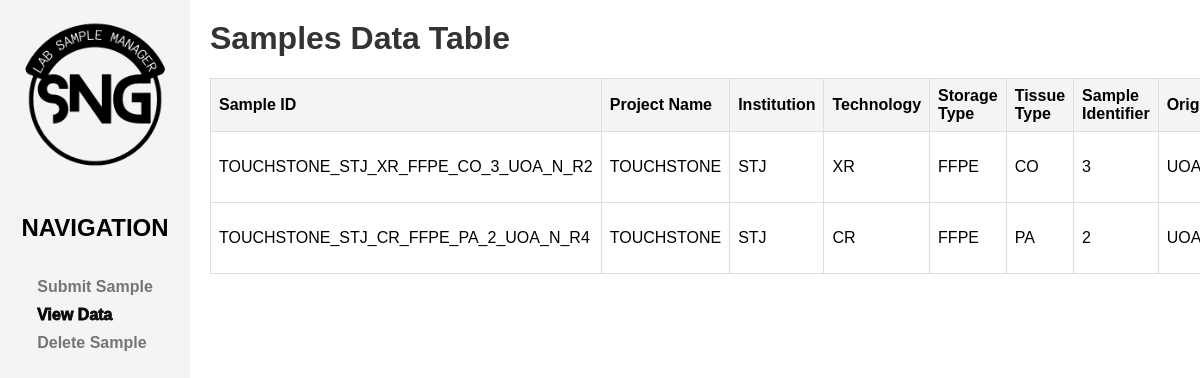
/data/, run on an earlier commit of the app's database.
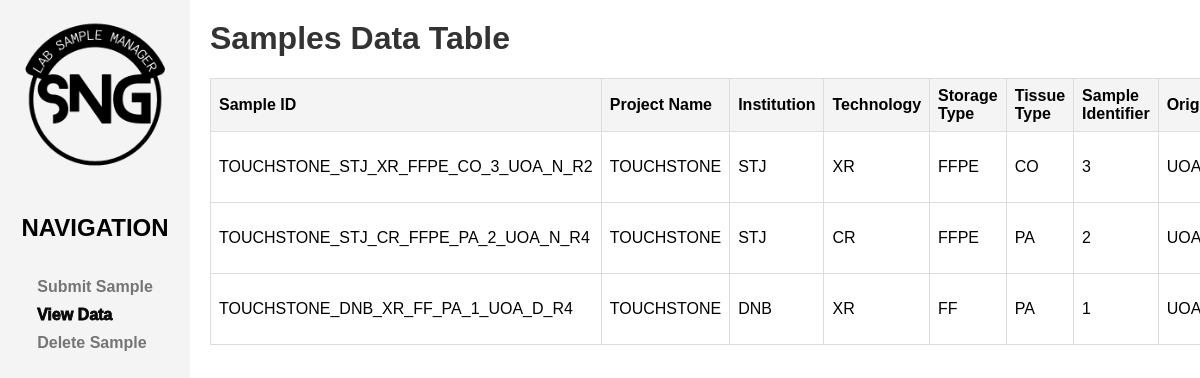
And on a later commit of the database.
### SampleNameGen/models.py (models this page shows, shortened)
class Sample(models.Model):
    sample_id = models.TextField(primary_key=True)
    project_name = models.CharField(max_length=100)
    institution = models.CharField(max_length=100)
    technology = models.CharField(max_length=100)
    storage_type = models.CharField(max_length=100)
    tissue_type = models.CharField(max_length=100)
    sample_name = models.CharField(max_length=100)
    origin = models.CharField(max_length=100)
    condition = models.CharField(max_length=100)
    replicate = models.CharField(max_length=100)
    date = models.DateField(default=timezone.now)
    description = models.TextField(blank=True, null=True)

### SampleNameGen/views.py (the view)
# urls.py: path("data/", views.data, name="data"),
def data(request):
    samples = Sample.objects.all()  # Fetch all data from the Submission model
    return render(request, 'data_table.html', {'samples': samples, 'current_page': 'data'})

### SampleNameGen/templates/data_table.html (shortened to what this page needs)
{% extends 'base.html' %}
{% block content %}
<h1>Samples Data Table</h1>
<table>
    <thead>
        <tr>
            <th>Sample ID</th>
            <th>Project Name</th>
            <th>Institution</th>
            <th>Technology</th>
            <th>Storage Type</th>
            <th>Tissue Type</th>
            <th>Sample Identifier</th>
            <th>Origin</th>
        </tr>
    </thead>
    <tbody>
        {% for sample in samples %}
        <tr>
            <td>{{ sample.sample_id }}</td>
            <td>{{ sample.project_name }}</td>
            <td>{{ sample.institution }}</td>
            <td>{{ sample.technology }}</td>
            <td>{{ sample.storage_type }}</td>
            <td>{{ sample.tissue_type }}</td>
            <td>{{ sample.sample_name }}</td>
            <td>{{ sample.origin }}</td>
        </tr>
        {% endfor %}
    </tbody>
</table>
{% endblock %}

What changed in the data, as far as the page shows it:
added Sample: sample_id "TOUCHSTONE_DNB_XR_FF_PA_1_UOA_D_R4", project_name "TOUCHSTONE", institution "DNB", technology "XR", storage_type "FF", tissue_type "PA", sample_name "1", origin "UOA"
